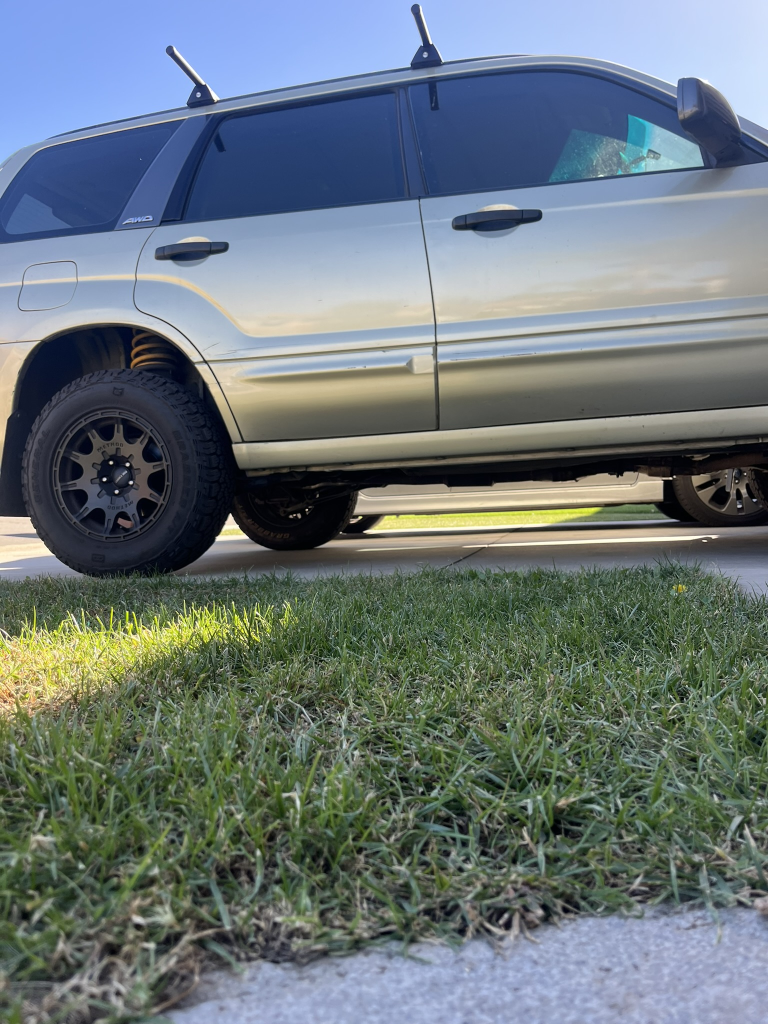
#> input picture assets/v3/left.JPEG, 1536 x 2048 px (shown at 1/2 size); its folder holds 2 pictures in this run
$ python poc_prot4.py
#> lines starting #> are read from the running program, lines starting #| are printed output that depends on the picture; after the words box and inside, x2 and y2 are one past the last pixel; in counts of white or black regions, pixels touching at a corner belong together
# Proof of Concept 4
#
# Performs preprocessing, identifies boundary by finding shift from longest green section to non green along centerline vertical

import cv2
import numpy as np
import math

buffer = 50

# returns where the longest unmasked strip starts
def longest(line, height):
    max_stretch = 0
    max_start = -1
    current_start = -1
    current_stretch = 0
    for y in range(height - 1, -1, -1):
        # unmasked pixel: get stretch length
        if line[y] == 255:
            if current_start == -1: current_start = y
            current_stretch += 1

        # masked pixel: log transition if largest
        else:
            if current_stretch > max_stretch:
                max_stretch = current_stretch
                max_start = current_start
            current_start = -1
            current_stretch = 0

    if current_stretch > max_stretch or max_start == -1: return -1
    return max_start

# returns the list of points that make up the boundary
def find_boundary(mask, height, width):
    # 20 pixel transition threshold
    threshold = 30

    # 20 verticals
    n = 50
    step = width // n
    verticals = [i * step for i in range(n)]

    # record all valid transition points
    transitions = []
    for x in verticals:
        line = []
        stretch = 0
        start = longest(mask[:, x], height)
        if start != -1:
            for y in range(start, -1, -1):
                if mask[y, x] == 0:
                    stretch += 1
                    if stretch == threshold:
                        line.append(y + threshold - 1)

                else: stretch = 0
        if not line:
            del x
            n -= 1
            continue
        transitions.append(line)

    # dp table & backtrack table to find flattest line
    dp = [[float('inf')] * len(transitions[i]) for i in range(n)]
    parent = [[-1] * len(transitions[i]) for i in range(n)]

    # initialize first line
    for j in range(len(transitions[0])): dp[0][j] = 0

    # fill dp table
    for i in range(1, n):
        for j, current_y in enumerate(transitions[i]):
            for k, previous_y in enumerate(transitions[i - 1]):
                if previous_y != - 1 and current_y != -1:
                    cost = abs(current_y - previous_y)
                    if dp[i][j] > dp[i - 1][k] + cost:
                        dp[i][j] = dp[i - 1][k] + cost
                        parent[i][j] = k

    # find min cost in last column
    min_cost = float('inf')
    last = -1
    for j in range(len(transitions[-1])):
        if dp[-1][j] < min_cost:
            min_cost = dp[-1][j]
            last = j

    # backtrack to find the flattest path
    path = []
    for i in range(n - 1, -1, -1):
        if last == -1: break
        path.append((verticals[i], transitions[i][last]))
        last = parent[i][last]

    return path

def label_border(border, img):
    for point in border: cv2.circle(img, point, 30, (0, 255, 0), 3)
    return img

# crops
def crop(img, border, height):
    avg = 0
    for point in border: avg += point[1]
    avg = int(avg / len(border))

    min_y = max(0, avg - buffer)
    max_y = min(height, avg + buffer)

    return cv2.cvtColor(img[min_y:max_y, :], cv2.COLOR_BGR2GRAY)

# process each image
def process_image(name):
    # load image
    img = cv2.imread(f"assets/v3/{name}.JPEG")
    height, width = img.shape[:2]
    center_x = width // 2

    # HSV color segments
    img_hsv = cv2.cvtColor(img, cv2.COLOR_BGR2HSV)

    # create masks to detect green regions
    green_lower_bound = np.array([35, 40, 40])
    green_upper_bound = np.array([85, 255, 255])
    img_mask = cv2.inRange(img_hsv, green_lower_bound, green_upper_bound)

    # find border
    border = find_boundary(img_mask, height, width)
    if not border: return None

    # label images
    img_marked = label_border(border, img.copy())

    # crop image around border
    img_crop = crop(img, border, height)

    # save images
    cv2.imwrite(f"output/{name}/1_mask.JPEG", img_mask)
    cv2.imwrite(f"output/{name}/2_marked.JPEG", img_marked)
    cv2.imwrite(f"output/{name}/3_crop.JPEG", img_crop)

    return img_crop, border

# remove outliers from disparity lists
def remove_outliers(x_distances, y_distances):
    q1 = np.percentile(x_distances, 25)
    q3 = np.percentile(x_distances, 75)
    iqr = q3 - q1
    lower = q1 - 1.5 * iqr
    upper = q3 + 1.5 * iqr

    filtered = [(x, y) for x, y in zip(x_distances, y_distances) if lower <= x <= upper]
    return zip(*filtered)

# perform a block match between left and right images
def calc_depth(left, right):
    # SIFT feature detect
    sift = cv2.SIFT_create()
    kp1, des1 = sift.detectAndCompute(left, None)
    kp2, des2 = sift.detectAndCompute(right, None)

    # brute force matcher
    bf = cv2.BFMatcher(cv2.NORM_L2, crossCheck=True)
    matches = bf.match(des1, des2)
    matches = sorted(matches, key=lambda x:x.distance)[:10]

    # get x disparities and distance to midline
    x_distances = []
    y_distances = []
    for m in matches:
        left_kp = kp1[m.queryIdx]
        right_kp = kp2[m.trainIdx]
        disparity = left_kp.pt[0] - right_kp.pt[0]
        if disparity > 0:
            x_distances.append(disparity)
            y_distances.append(0.5 * (abs(right_kp.pt[1] - buffer) + abs(left_kp.pt[1] - buffer)))

    # calculate weighted average: closest to midline gets 100% influence, others get 30% scaled by y_distance
    x_distances, y_distances = remove_outliers(x_distances, y_distances)
    min_y = min(y_distances)
    if min_y == 0: weights = [1 if y == min_y else 0.3 * 1 / y for y in y_distances]
    else:
        weights = [min_y / y if y == min_y else 0.3 * min_y / y for y in y_distances]
        weighted_sum = sum(x * weight for x, weight in zip(x_distances, weights))
    weighted_avg = weighted_sum / sum(weights)

    # vars
    baseline = 30.48
    focal_len = 15294
    # focal length = 26mm. pixel size = 1.7um

    # calculate depth
    if weighted_avg > 1:
        depth = (focal_len * baseline) / weighted_avg
        print(f"Distance to boundary: {depth:.2f} cm")
    else:
        print("Disparity is too small to calculate depth.")

    # save image
    img_matches = cv2.drawMatches(left, kp1, right, kp2, matches, None, flags=2)
    cv2.imwrite(f"output/match.JPEG", img_matches)

    return depth

# task flow
def process_imgs():
    # get edge detection around detected border
    left, left_border = process_image("left")
#> in process_image, img is the input picture: shape (2048, 1536, 3); mean B, G, R 121.8, 118.3, 106.6
#> in process_image, `img_hsv = cv2.cvtColor(img, cv2.COLOR_BGR2HSV)`: img_hsv: shape (2048, 1536, 3); mean H, S, V 76.1, 73.7, 134.4
#> in process_image, `img_mask = cv2.inRange(img_hsv, green_lower_bound, green_upper_bound)`:
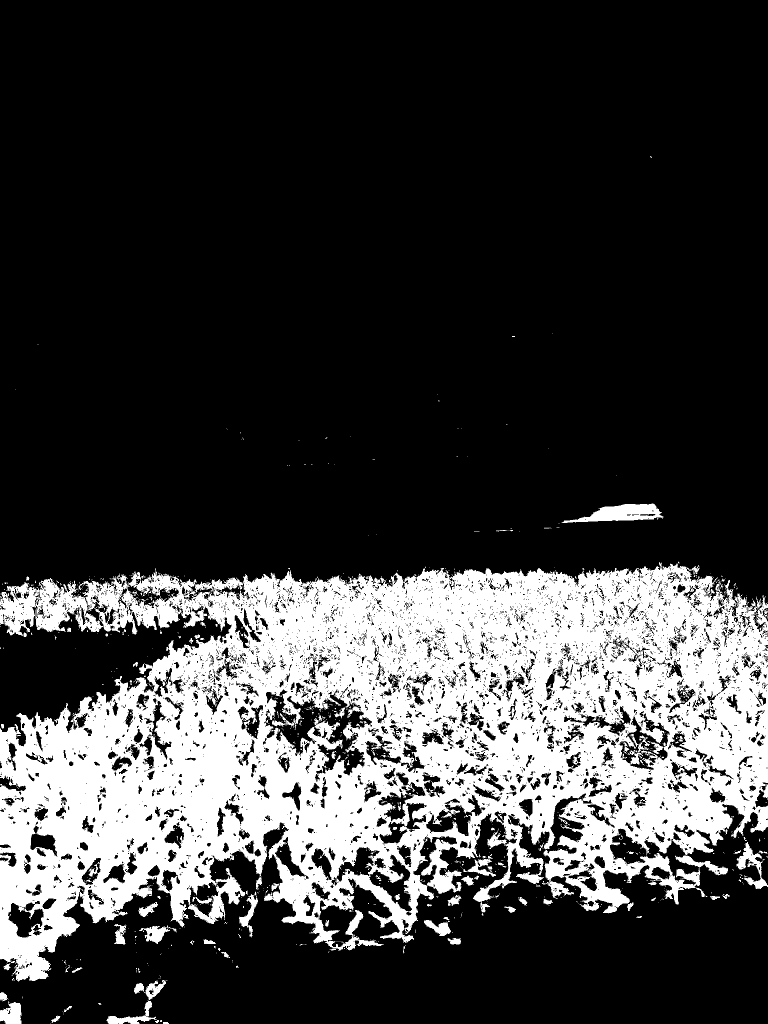
#> img_mask: shape (2048, 1536) (shown at 1/2 size); 24% white; 1201 white regions (1101 under 20 px), largest, box (x1, y1, x2, y2) and area: (0, 1124, 1536, 1963) 719610, (0, 1156, 206, 1272) 12220, (1123, 1007, 1327, 1046) 4155
#> the loop in find_boundary, `for x in verticals:` made 50 passes
#> start on passes 1 to 12: 1917, 1807, 1694, 1803, 1583, 1782, 1649, 1549, 1728, 1706, 1739, 1623
#> after the loop in find_boundary, `for x in verticals:`: n = 50; transitions = 50 items, first 6: [1456, 1294, 1186], [1447, 1171], [1438, 1173], [1435, 1158], [1429, 1165], [1427, 1295, 1167]
#> in find_boundary, `dp = [[float('inf')] * len(transitions[i]) for i in range(n)]`: dp = 50 items, first 6: [inf, inf, inf], [inf, inf], [inf, inf], [inf, inf], [inf, inf], [inf, inf, inf]
#> in find_boundary, `parent = [[-1] * len(transitions[i]) for i in range(n)]`: parent = 50 items, first 6: [-1, -1, -1], [-1, -1], [-1, -1], [-1, -1], [-1, -1], [-1, -1, -1]
#> the loop in find_boundary, `for j in range(len(transitions[0])): dp[0][j] = 0` made 3 passes
#> after the loop in find_boundary, `for j in range(len(transitions[0])): dp[0][j] = 0`: dp = 50 items, first 6: [0, 0, 0], [inf, inf], [inf, inf], [inf, inf], [inf, inf], [inf, inf, inf]
#> after the loop in find_boundary, `for i in range(1, n):`: dp = 50 items, first 6: [0, 0, 0], [9, 15], [18, 17], [21, 32], [27, 39], [29, 161, 41]; parent = 50 items, first 6: [-1, -1, -1], [0, 2], [0, 1], [0, 1], [0, 1], [0, 0, 1]
#> the loop in find_boundary, `for j in range(len(transitions[-1])):` made 1 pass
#> (min_cost, last) on pass 1: (335, 0)
#> after the loop in find_boundary, `for j in range(len(transitions[-1])):`: last = 0; min_cost = 335
#> the loop in find_boundary, `for i in range(n - 1, -1, -1):` made 50 passes
#> last on passes 1 to 12: 0, 0, 0, 0, 0, 0, 0, 0, 0, 0, 0, 0
#> after the loop in find_boundary, `for i in range(n - 1, -1, -1):`: path = 50 pairs, first value 0 to 1470, second value 1126 to 1186
#> in process_image, `border = find_boundary(img_mask, height, width)`: border has the same summary as path in find_boundary
#> the loop in label_border, `for point in border: cv2.circle(img, point, 30, (0, 255, 0), 3)` made 50 passes
#> point on passes 1 to 12: (1470, 1165), (1440, 1162), (1410, 1155), (1380, 1138), (1350, 1130), (1320, 1126), (1290, 1131), (1260, 1142), (1230, 1135), (1200, 1147), (1170, 1152), (1140, 1151)
#> after the loop in label_border, `for point in border: cv2.circle(img, point, 30, (0, 255, 0), 3)`:
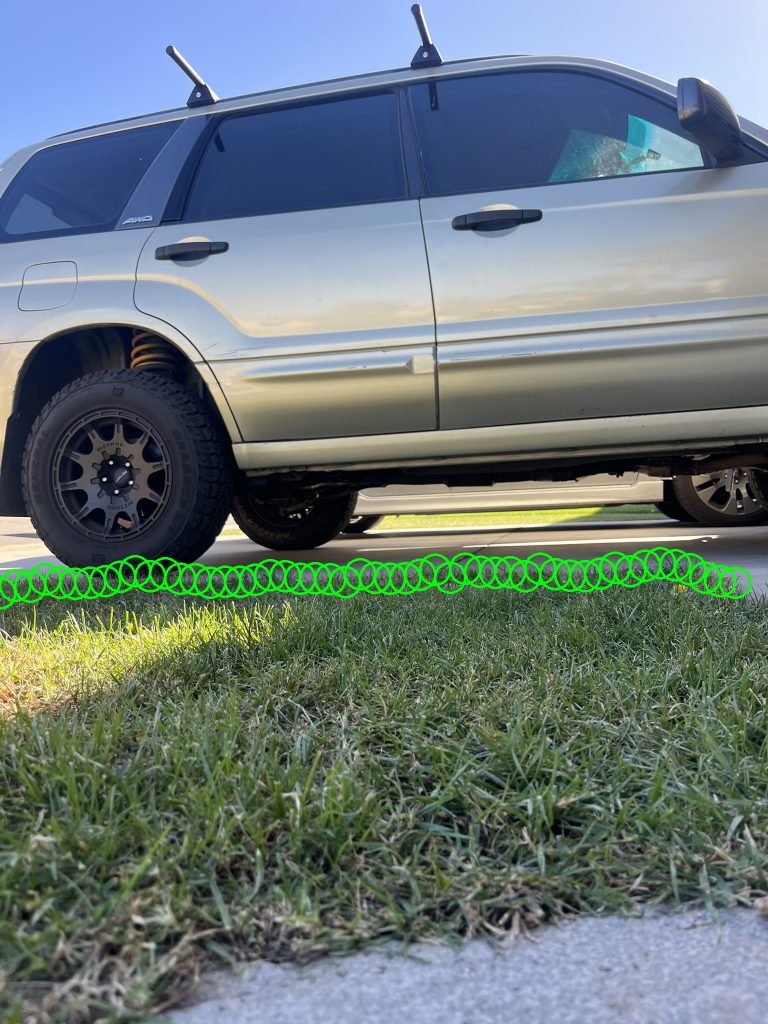
#> img: shape (2048, 1536, 3) (shown at 1/2 size); mean of channels 0, 1, 2 120.7, 120.4, 105.6; drawn as B, G, R
#> the loop in crop, `for point in border: avg += point[1]` made 50 passes
#> (point, avg) on passes 1 to 12: ((1470, 1165), 1165), ((1440, 1162), 2327), ((1410, 1155), 3482), ((1380, 1138), 4620), ((1350, 1130), 5750), ((1320, 1126), 6876), ((1290, 1131), 8007), ((1260, 1142), 9149), ((1230, 1135), 10284), ((1200, 1147), 11431), ((1170, 1152), 12583), ((1140, 1151), 13734)
#> after the loop in crop, `for point in border: avg += point[1]`: avg = 57641
#> in crop, `avg = int(avg / len(border))`: avg = 1152
#> in crop, `min_y = max(0, avg - buffer)`: min_y = 1102
#> in crop, `max_y = min(height, avg + buffer)`: max_y = 1202
#> in crop, `return cv2.cvtColor(img[min_y:max_y, :], cv2.COLOR_BGR2GRAY)`:
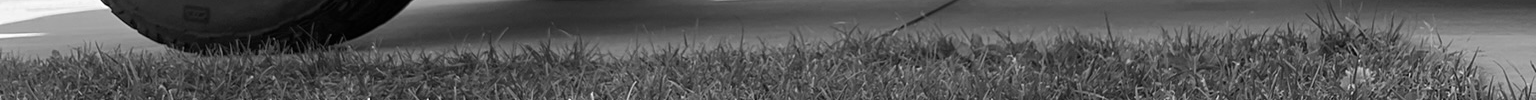
#> returned value: shape (100, 1536); min 0, max 254, mean 86.8
#> left_border has the same summary as path in find_boundary
    right, right_border = process_image("right")
#> call 2 of process_image, with name = 'right'
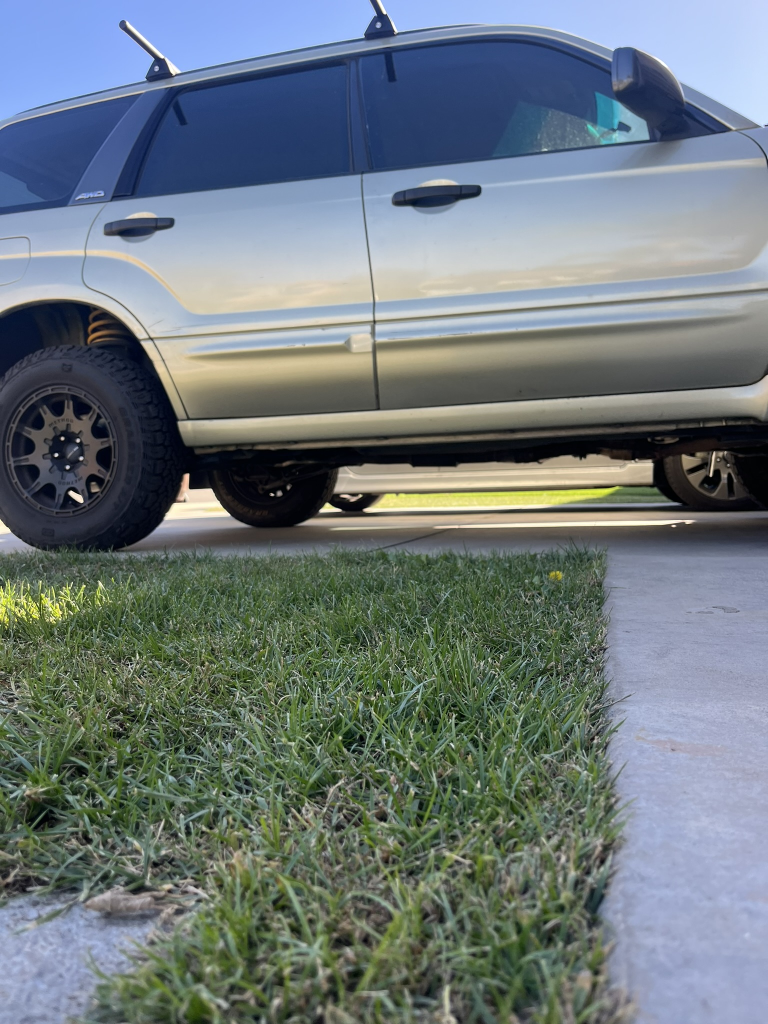
#> input picture assets/v3/right.JPEG, 1536 x 2048 px (shown at 1/2 size)
#> in process_image, img is the input picture: shape (2048, 1536, 3); mean B, G, R 123.7, 120.2, 109.1
#> in process_image (call 2), `img_hsv = cv2.cvtColor(img, cv2.COLOR_BGR2HSV)`: img_hsv: shape (2048, 1536, 3); mean H, S, V 76.8, 71.3, 135.6
#> in process_image (call 2), `img_mask = cv2.inRange(img_hsv, green_lower_bound, green_upper_bound)`:
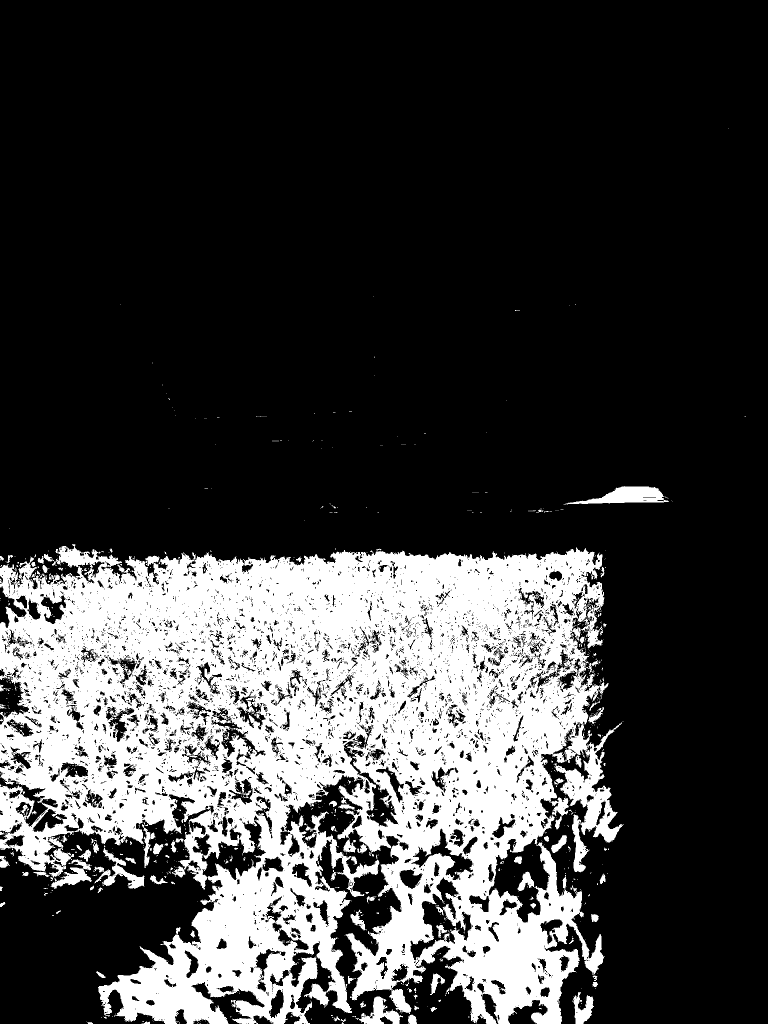
#> img_mask: shape (2048, 1536) (shown at 1/2 size); 24.2% white; 1176 white regions (1055 under 20 px), largest, box (x1, y1, x2, y2) and area: (0, 1088, 1248, 2048) 736458, (1127, 972, 1338, 1009) 3862, (189, 1695, 289, 1778) 2185
#> the loop in find_boundary (call 2), `for x in verticals:` made 50 passes
#> start on passes 1 to 12: 1339, 1642, 1719, 1576, 1559, 1310, 1578, 1247, 1605, 1263, 1649, 2047
#> the loop in find_boundary (call 2), `for j in range(len(transitions[0])): dp[0][j] = 0` made 2 passes
#> the loop in find_boundary (call 2), `for j in range(len(transitions[-1])):` made 1 pass
#> the loop in label_border (call 2), `for point in border: cv2.circle(img, point, 30, (0, 255, 0), 3)` made 45 passes
#> point on passes 1 to 12: (1320, 982), (1290, 972), (1260, 972), (1230, 979), (1200, 995), (1170, 1096), (1140, 1101), (1110, 1105), (1080, 1119), (1050, 1109), (1020, 1113), (990, 1108)
#> after the loop in label_border (call 2), `for point in border: cv2.circle(img, point, 30, (0, 255, 0), 3)`:
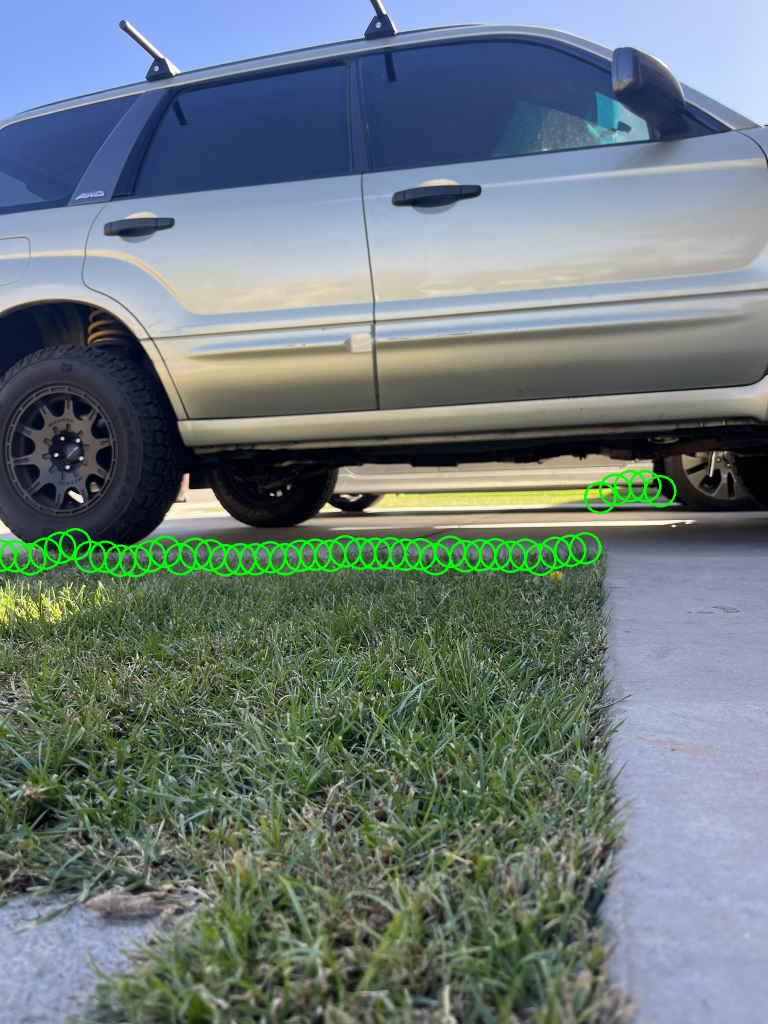
#> img: shape (2048, 1536, 3) (shown at 1/2 size); mean of channels 0, 1, 2 122.8, 122.1, 108.1; drawn as B, G, R
#> call 2 of crop, with height = 2048
#> the loop in crop (call 2), `for point in border: avg += point[1]` made 45 passes
#> in crop (call 2), `return cv2.cvtColor(img[min_y:max_y, :], cv2.COLOR_BGR2GRAY)`:
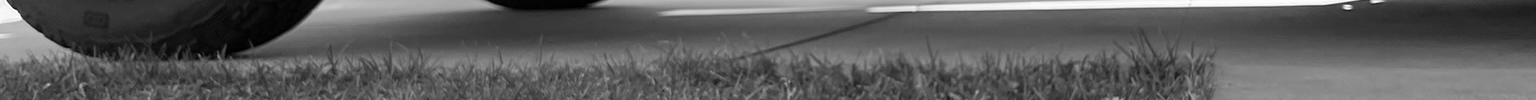
#> returned value: shape (100, 1536); min 0, max 253, mean 91.9

    # calculate disparity and depth
    calc_depth(left, right)
#> the loop in calc_depth, `for m in matches:` made 10 passes
#| Distance to boundary: 4966.72 cm

if __name__ == "__main__":
    process_imgs()
